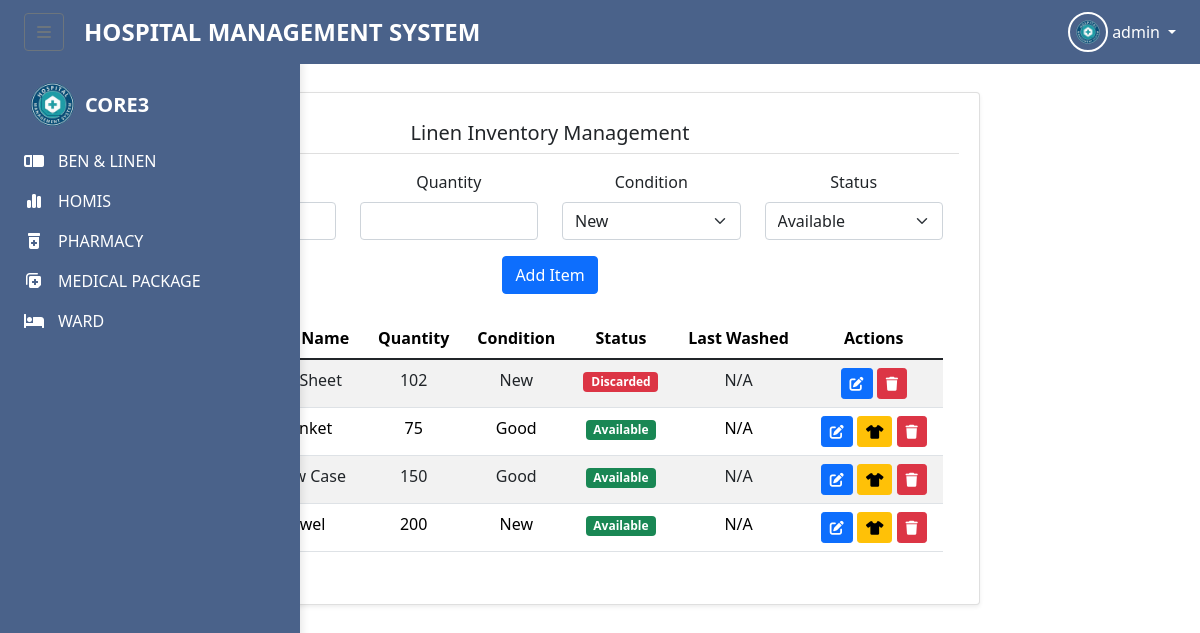
/linen_inventory.php (signed in), run on the app's committed database.
### tables this page shows
CREATE TABLE `linen_inventory` (
  `linen_id` int(11) NOT NULL,
  `item_name` varchar(100) NOT NULL,
  `quantity` int(11) NOT NULL DEFAULT 0,
  `condition` enum('New','Good','Fair','Poor') NOT NULL DEFAULT 'New',
  `status` enum('Available','In Use','In Laundry','Discarded') NOT NULL DEFAULT 'Available',
  `last_washed_date` datetime DEFAULT NULL,
  `created_at` timestamp NOT NULL DEFAULT current_timestamp(),
  `updated_at` timestamp NOT NULL DEFAULT current_timestamp() ON UPDATE current_timestamp()
);

### linen_inventory.php (the view, shortened to what this page needs)
<?php
include_once('admin.php');
include 'config.php';
$sql = "SELECT * FROM linen_inventory ORDER BY item_name";
$result = $conn->query($sql);
?>
<!DOCTYPE html>
<html lang="en">
<head>
    <link href="https://cdn.jsdelivr.net/npm/bootstrap@5.1.3/dist/css/bootstrap.min.css" rel="stylesheet">
    <link href="https://cdnjs.cloudflare.com/ajax/libs/font-awesome/6.0.0/css/all.min.css" rel="stylesheet">
</head>
<body>
    <?php include_once 'index.php'; ?>
    <div class="main-content">
        <div class="container-fluid">
            <div class="row">
                <div class="col-12">
                    <div class="card shadow-sm">
                        <div class="card-header bg-white">
                            <h5 class="mb-0">Linen Inventory Management</h5>
                        </div>
                        <div class="card-body">
                            <form method="POST" action="" class="mb-4">
                                <div class="row">
                                <div class="col-md-3">
                                        <div class="mb-3">
                                            <label for="item_name" class="form-label">Item Name</label>
                                    </div>
                                </div>
                                <div class="col-md-3">
                                        <div class="mb-3">
                                            <label for="quantity" class="form-label">Quantity</label>
                                            <input type="number" class="form-control" id="quantity" name="quantity" required min="0">
                                    </div>
                                </div>
                                <div class="col-md-3">
                                        <div class="mb-3">
                                            <label for="condition" class="form-label">Condition</label>
                                            <select class="form-select" id="condition" name="condition" required>
                                                <option value="New">New</option>
                                            </select>
                                    </div>
                                </div>
                                <div class="col-md-3">
                                        <div class="mb-3">
                                            <label for="status" class="form-label">Status</label>
                                            <select class="form-select" id="status" name="status" required>
                                                <option value="Available">Available</option>
                                            </select>
                                        </div>
                                    </div>
                                </div>
                                <button type="submit" class="btn btn-primary">Add Item</button>
                            </form>
                            <div class="table-responsive">
                                <table class="table table-striped">
                                    <thead>
                                        <tr>
                                            <th>Item ID</th>
                                            <th>Item Name</th>
                                            <th>Quantity</th>
                                            <th>Condition</th>
                                            <th>Status</th>
                                            <th>Last Washed</th>
                                            <th>Actions</th>
                                        </tr>
                                    </thead>
                                    <tbody>
                                        <?php while($row = $result->fetch_assoc()): ?>
                                        <tr>
                                            <td><?php echo isset($row['linen_id']) ? $row['linen_id'] : 'N/A'; ?></td>
                                            <td><?php echo isset($row['item_name']) ? htmlspecialchars($row['item_name']) : 'N/A'; ?></td>
                                            <td><?php echo isset($row['quantity']) ? $row['quantity'] : '0'; ?></td>
                                            <td><?php echo isset($row['condition']) ? htmlspecialchars($row['condition']) : 'N/A'; ?></td>
                                            <td>
                                                <span class="badge bg-<?php
                                                    echo isset($row['status']) ?
                                                        ($row['status'] === 'Available' ? 'success' :
                                                        ($row['status'] === 'In Use' ? 'primary' :
                                                        ($row['status'] === 'In Laundry' ? 'warning' : 'danger'))) : 'secondary';
                                                ?>">
                                                    <?php echo isset($row['status']) ? htmlspecialchars($row['status']) : 'Unknown'; ?>
                                                </span>
                                            </td>
                                            <td><?php echo isset($row['last_washed_date']) && $row['last_washed_date'] ? date('Y-m-d', strtotime($row['last_washed_date'])) : 'N/A'; ?></td>
                                            <td>
                                                <button class="btn btn-sm btn-primary" onclick="editLinen(<?php echo htmlspecialchars(json_encode($row)); ?>)">
                                                    <i class="fas fa-edit"></i>
                                                </button>
                                                <?php if(isset($row['status']) && $row['status'] === 'Available'): ?>
                                                <button class="btn btn-sm btn-warning" onclick="sendToLaundry(<?php echo $row['linen_id']; ?>)">
                                                    <i class="fas fa-tshirt"></i>
                                                </button>
                                                <?php endif; ?>
                                                <button class="btn btn-sm btn-danger" onclick="deleteLinen(<?php echo $row['linen_id']; ?>)">
                                                    <i class="fas fa-trash"></i>
                                                </button>
                                            </td>
                                        </tr>
                                        <?php endwhile; ?>
                                    </tbody>
                                </table>
                            </div>
                        </div>
                    </div>
                </div>
            </div>
        </div>
    </div>
</body>
</html>

### index.php (style rules this page uses)
body { font-family: 'Open Sans', sans-serif; background-color: #F0F4F8; }
.main-content { margin-left: 0; transition: margin-left 0.3s; padding-top: 64px; }
#sidebar:not(.collapsed) ~ .main-content { margin-left: 100px; }
.card { background-color: #fff; border-radius: 10px; box-shadow: 0 6px 12px rgba(0,0,0,0.08); padding: 20px; flex: 1 1 250px; text-align: center; transition: transform 0.3s, box-shadow 0.3s; }

### linen_inventory.php (style rules this page uses)
.main-content { margin-left: 300px; transition: margin-left 0.3s; padding: 20px; width: calc(100% - 300px); }
.container-fluid { padding: 0; margin: 0; width: 100%; }
.card { margin-bottom: 20px; }

### data on the page
linen_inventory: item_name "Bed Sheet", quantity "102", condition "New", status "Discarded", shows "N/A"
linen_inventory: item_name "Blanket", quantity "75", condition "Good", status "Available", shows "N/A"
linen_inventory: item_name "Pillow Case", quantity "150", condition "Good", status "Available", shows "N/A"
linen_inventory: item_name "Towel", quantity "200", condition "New", status "Available", shows "N/A"

### other printed values
$_SESSION['account_type'] "admin"
